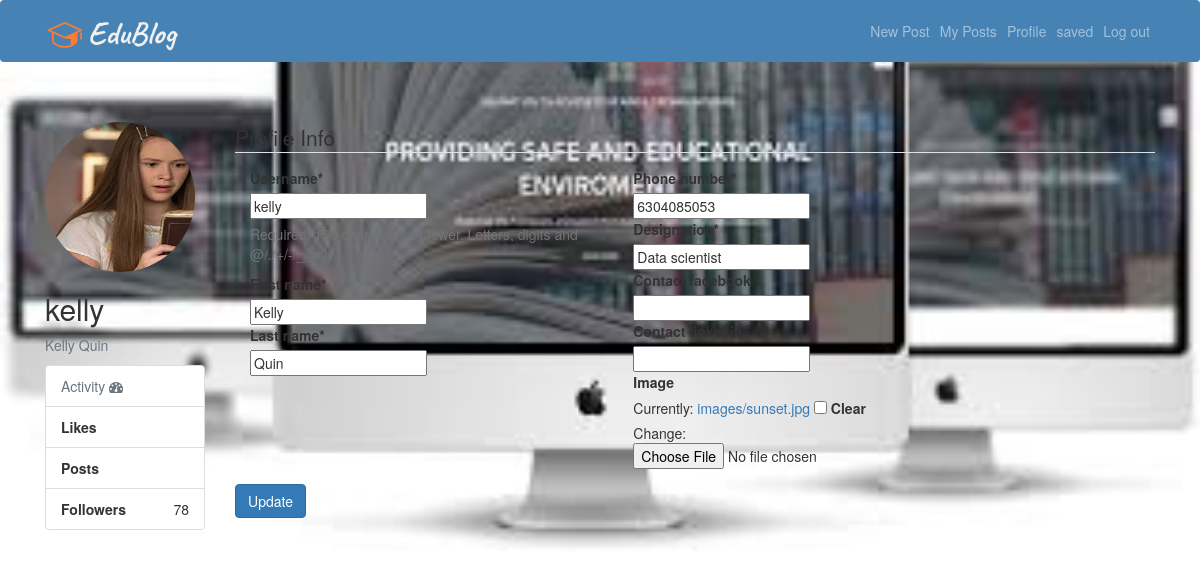
Screenshot of /accounts/updateprofile/ (signed in) with the database file from the repository.
### accounts/models.py (models this page shows)
class User(AbstractUser):
    is_student = models.BooleanField(default=False)
    is_faculty = models.BooleanField(default=False)
    first_name = models.CharField(max_length=100)
    last_name = models.CharField(max_length=100)

class Faculty(models.Model):
    user = models.OneToOneField(User, on_delete = models.CASCADE, primary_key = True)
    phone_number = models.CharField(max_length=20)
    designation = models.CharField(max_length=20)
    contact_facebook = models.URLField(null=True, blank=True)
    contact_linkedin = models.URLField(null=True, blank=True)
    image = models.ImageField(default="default/default_profile.png",upload_to='images/', blank=True)

### accounts/views.py (the view)
# urls.py: path('updateprofile/',views.updateprofile, name='updateprofile'),
@login_required
def updateprofile(request):
    if request.method == 'POST':
        u_form = UserUpdateForm(request.POST, instance=request.user)
        p_form = ProfileUpdateForm(request.POST,
                                   request.FILES,
                                   instance=request.user.faculty)
        if u_form.is_valid() and p_form.is_valid():
            u_form.save()
            p_form.save()
            messages.success(request, f'Your account has been updated!')
            return redirect('accounts:profile',request.user.username)
    else:
        u_form = UserUpdateForm(instance=request.user)
        p_form = ProfileUpdateForm(instance=request.user.faculty)
    context = {
        'u_form': u_form,
        'p_form': p_form
    }
    return render(request, 'accounts/updateprofile.html', context)

### accounts/forms.py
class UserUpdateForm(forms.ModelForm):
    class Meta:
        model = User
        fields = ['username','first_name','last_name']

class ProfileUpdateForm(forms.ModelForm):
    class Meta:
        model = Faculty
        fields = ['phone_number','designation','contact_facebook','contact_linkedin','image']

### accounts/templates/accounts/updateprofile.html (shortened to what this page needs)
{% extends "base.html" %}
{% load static %}
{% load crispy_forms_tags %}
{% block content %}
<div class="row">
 <div class="col-md-2">
    <div class="content-section">
      <div class="media">
        <figure>
        {% if user.faculty.image %}
        <img class="rounded-circle account-img" style="width: 150px;height: 150px;" src="{{ user.faculty.image.url }}" >
        {% else %}
        <img class="rounded-circle account-img" style="width: 150px;height: 150px;" src="{% static 'accounts/img/default_profile.png' %}">
        {% endif %}
        <div class="media-body">
          <figcaption><h2 class="account-heading">{{ user.username }}</h2></figcaption>
          <figcaption><p class="text-secondary">{{ user.first_name }} {{user.last_name}}</p></figcaption>
        </figure>
        </div>
      </div>
      <ul class="list-group">
        <li class="list-group-item text-muted">Activity <i class="fa fa-dashboard fa-1x"></i></li>
        <li class="list-group-item text-right"><span class="pull-left"><strong>Likes</strong></span> {{no_likes}}</li>
        <li class="list-group-item text-right"><span class="pull-left"><strong>Posts</strong></span> {{total_posts}}</li>
        <li class="list-group-item text-right"><span class="pull-left"><strong>Followers</strong></span> 78</li>
      </ul>
    </div>
  <div class="col-md-10">
      <form method="POST" enctype="multipart/form-data">
          <fieldset class="form-group">
              <legend class="border-bottom mb-4">Profile Info</legend>
              <div class="col-md-5">
              {{ u_form|crispy }}
              </div>
              <div class="col-md-5">
              {{ p_form|crispy }}
              </div>
          </fieldset>
          <div class="form-group">
            <button class=" btn btn-primary" type="submit">Update</button>
        </div>
      </form>
  </div>
</div>
{% endblock content %}

### rows the page displays
User: faculty.image (picture), username "kelly", first_name "Kelly", last_name "Quin"
Faculty: phone_number "6304085053", designation "Data scientist"
